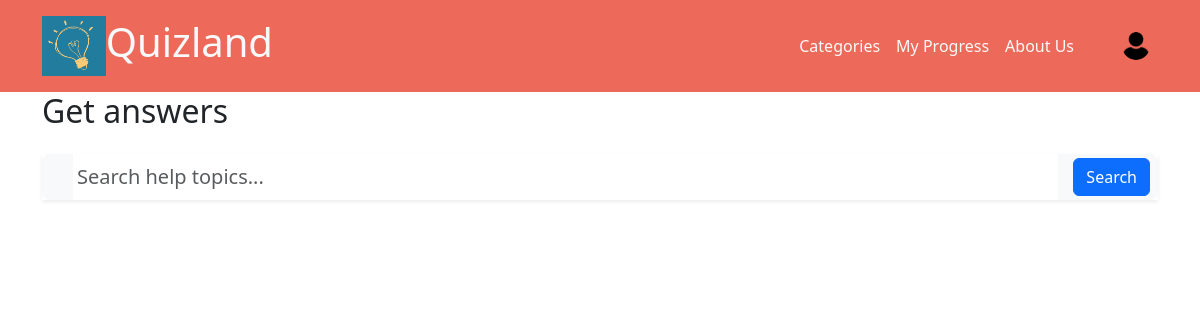
Page /categories/ (signed in) on the earlier database version.
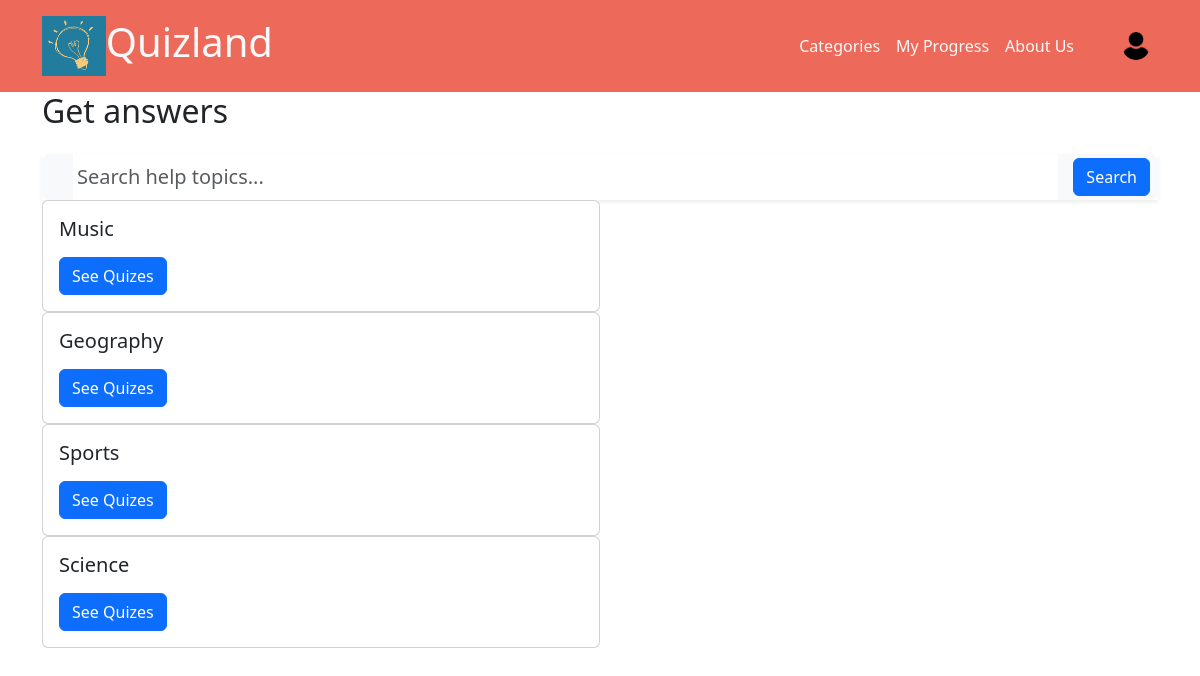
Same page on the later database version.
### core/models.py (models this page shows, shortened)
class Categories(models.Model):
    name=models.CharField(max_length=100)
    slug=models.SlugField(unique=True)

### core/views.py (the view)
# urls.py: path('categories/',views.categories,name="categories"),
@login_required
def categories(request):
    all_categories=Categories.objects.all()
    return render(request,'core/categories.html',context={'categories':all_categories})

### core/templates/core/categories.html (shortened to what this page needs)
{% extends 'core/header.html' %}
{% block content %}
<section class="pt-8 pt-md-9">
    <div class="container">
      <h2 class="text-dark fw-normal">
        Get answers
      </h2>
      <form class="mt-4">
        <div class="input-group input-group-lg shadow-sm">
          <span class="input-group-text border-0">
          </span>
          <input type="text" class="form-control bg-white border-0 px-1" placeholder="Search help topics...">
          <span class="input-group-text border-0 py-1 pe-2">
            <button type="submit" class="btn btn-primary text-uppercase-bold-sm">
              Search
            </button>
          </span>
        </div>
      </form>
      {% for category in categories %}
        <div class="col-sm-6">
          <div class="card">
            <div class="card-body">
              <h5 class="card-title">{{category.name}}</h5>
              <a href="category/{{category.slug}}" class="btn btn-primary">See Quizes</a>
            </div>
          </div>
        </div>
      {% endfor %}
      </div>
  </section>
{% endblock %}

### core/templates/core/header.html (shortened to what this page needs)
<!DOCTYPE html>
<html lang="en">
<head>
    {% load bootstrap5 %}
    {% bootstrap_css %}
    {% load static %}
</head>
<body>
  <nav style="background-color: #ED6A5A;" class="navbar navbar-expand-lg navbar-scroll p-3">
    <div class="container">
      <img src="{% static 'images/logo.png' %}" height="60" alt=""
        loading="lazy" /><h1 class="text-light">Quizland</h1>
      <div class="collapse navbar-collapse" id="navbarExample01">
        <ul class="navbar-nav ms-auto mb-2 mb-lg-0">
          <li class="nav-item active">
            <a class="nav-link text-light" aria-current="page" href="">Categories</a>
          </li>
          <li class="nav-item">
            <a class="nav-link text-light" aria-current="page" href="/progress">My Progress</a>
          </li>
          <li class="nav-item">
            <a class="nav-link text-light" aria-current="page" href="/logout">About Us</a>
          </li>
        </ul>
        <ul class="navbar-nav flex-row">
          <li class="nav-item">
            <a class="nav-link px-2" href="#!">
            </a>
          </li>
          <li class="nav-item">
            <a class="nav-link px-2" href="#!">
            </a>
          </li>
          <li class="nav-item">
            <a class="nav-link ps-2" href="#!">
<img class="rounded-circle" alt="avatar1" height="28" src="{% static 'images/user.png' %}" />
            </a>
          </li>
        </ul>
      </div>
    </div>
  </nav>
{% block content%}
{% endblock %}
</body>
</html>

Differences in the rows shown:
added Categories: name "Music"
added Categories: name "Geography"
added Categories: name "Sports"
added Categories: name "Science"
